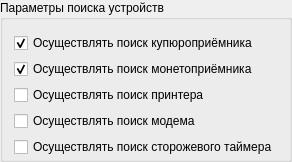
                                    <widget class="QGroupBox" name="grpAdminSearchDeviesParam">
                                      <property name="title">
                                        <string>Параметры поиска устройств</string>
                                      </property>
                                      <layout class="QVBoxLayout" name="verticalLayout_43">
                                        <property name="topMargin">
                                          <number>13</number>
                                        </property>
                                        <property name="bottomMargin">
                                          <number>2</number>
                                        </property>
                                        <item>
                                          <layout class="QGridLayout" name="gridLayout_18">
                                            <item row="0" column="0">
                                              <widget class="QCheckBox"
                                                name="chbxAdminSearchValidator">
                                                <property name="enabled">
                                                  <bool>true</bool>
                                                </property>
                                                <property name="text">
                                                  <string>Осуществлять поиск купюроприёмника</string>
                                                </property>
                                                <property name="checked">
                                                  <bool>true</bool>
                                                </property>
                                              </widget>
                                            </item>
                                            <item row="2" column="0">
                                              <widget class="QCheckBox"
                                                name="chbxAdminSearchPrinter">
                                                <property name="text">
                                                  <string>Осуществлять поиск принтера</string>
                                                </property>
                                              </widget>
                                            </item>
                                            <item row="3" column="0">
                                              <widget class="QCheckBox" name="chbxAdminSearchModem">
                                                <property name="text">
                                                  <string>Осуществлять поиск модема</string>
                                                </property>
                                              </widget>
                                            </item>
                                            <item row="4" column="0">
                                              <widget class="QCheckBox" name="chbxAdminSearchWD">
                                                <property name="text">
                                                  <string>Осуществлять поиск сторожевого таймера</string>
                                                </property>
                                              </widget>
                                            </item>
                                            <item row="1" column="0">
                                              <widget class="QCheckBox"
                                                name="chbxAdminSearchCoinAcceptor">
                                                <property name="enabled">
                                                  <bool>true</bool>
                                                </property>
                                                <property name="text">
                                                  <string>Осуществлять поиск монетоприёмника</string>
                                                </property>
                                                <property name="checked">
                                                  <bool>true</bool>
                                                </property>
                                              </widget>
                                            </item>
                                          </layout>
                                        </item>
                                      </layout>
                                    </widget>
